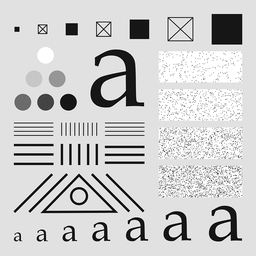
#> input picture images/testpattern1024.bmp, 256 x 256 px, shrunk from 1024 x 1024 before the run
$ python 04-03.py
#> lines starting #> are read from the running program, lines starting #| are printed output that depends on the picture
### projects/Project 04-03/fft2d.py
"""
Copyright (C) 2025 Fu Tszkok

:module: fft2d
:function: The function package from Project 04-01 Two-Dimensional Fast Fourier Transform
:author: Fu Tszkok
:date: 2025-02-01
:license: AGPLv3 + Additional Restrictions (Non-Commercial Use)

This code is licensed under GNU Affero General Public License v3 (AGPLv3) with additional terms.
- Commercial use prohibited (including but not limited to sale, integration into commercial products)
- Academic use requires clear attribution in code comments or documentation

Full AGPLv3 text available in LICENSE file or at <https://www.gnu.org/licenses/agpl-3.0.html>
"""

import bilinear
import numpy as np


def fft2d(image, filter_func=None, parameters=None):
    """Performs a 2D Fast Fourier Transform on an image.
    :param image: Input grayscale image (NumPy array).
    :param filter_func: An optional function to apply a filter in the frequency domain.
    :param parameters: Optional parameters for the filter function.
    :return: A tuple containing the processed image and the frequency spectrum.
    """
    row, col = image.shape

    # Check if image dimensions are a power of 2 for efficient FFT computation.
    # If not, pad the image to the next largest power of 2 using bilinear interpolation.
    if (row & (row - 1)) != 0 or (col & (col - 1)) != 0:
        row = 2 ** np.ceil(np.log2(row)).astype(int)
        col = 2 ** np.ceil(np.log2(col)).astype(int)
        image = bilinear.bilinear_interpolation(image, row, col)

    # Shift the zero-frequency component to the center of the spectrum by
    # multiplying the image by (-1)^(x+y).
    for i in range(row):
        for j in range(col):
            image[i, j] = image[i, j] * ((-1) ** (i + j))

    # Perform the 2D Fast Fourier Transform.
    f_transform = np.fft.fft2(image)

    # Apply the optional filter in the frequency domain.
    if filter_func is not None:
        filter = filter_func(f_transform, parameters)  # Get the filter mask from the function.
        # Element-wise multiplication of the transform with the filter.
        for i in range(row):
            for j in range(col):
                f_transform[i, j] = filter[i, j] * f_transform[i, j]

    # Perform the inverse 2D Fast Fourier Transform.
    f_inv_transform = np.fft.ifft2(f_transform)

    # Reconstruct the image by shifting the zero-frequency component back
    # and taking the real part of the complex result.
    result = np.zeros((row, col))
    for i in range(row):
        for j in range(col):
            result[i, j] = np.real(f_inv_transform[i, j]) * ((-1) ** (i + j))
    result = np.float64(result)

    # The frequency spectrum is the magnitude of the FFT result.
    spectrum = f_transform

    return result, spectrum

### projects/Project 04-03/04-03.py
"""
Copyright (C) 2025 Fu Tszkok

:module: Project 04-03
:function: Lowpass Filtering
:author: Fu Tszkok
:date: 2025-02-01
:license: AGPLv3 + Additional Restrictions (Non-Commercial Use)

This code is licensed under GNU Affero General Public License v3 (AGPLv3) with additional terms.
- Commercial use prohibited (including but not limited to sale, integration into commercial products)
- Academic use requires clear attribution in code comments or documentation

Full AGPLv3 text available in LICENSE file or at <https://www.gnu.org/licenses/agpl-3.0.html>
"""

import copy
import fft2d
import cv2 as cv
import numpy as np
import matplotlib.pyplot as plt


def gaussian_lowpass(image, D0):
    """Generates a Gaussian lowpass filter kernel for the frequency domain.
    :param image: The input image (used to determine filter dimensions).
    :param D0: The cutoff frequency, where the filter's magnitude is 0.607 of its maximum value.
    :return: A 2D NumPy array representing the Gaussian filter kernel.
    """
    row, col = image.shape
    # Determine the center of the frequency spectrum.
    u0, v0 = row // 2, col // 2
    H = np.zeros((row, col))

    for i in range(row):
        for j in range(col):
            # Calculate the Euclidean distance from the center of the spectrum.
            D = np.sqrt((i - u0) ** 2 + (j - v0) ** 2)
            # Apply the Gaussian filter formula.
            H[i, j] = np.exp(-(D ** 2) / (2 * D0 ** 2))
    return H


# Load the grayscale image and convert it to float64 for numerical stability.
image = cv.imread('../../images/testpattern1024.bmp', cv.IMREAD_GRAYSCALE)
#> image is the input picture: shape (256, 256); min 0, max 255, mean 204.1
image = np.array(image, dtype=np.float64)

# Display the original image.
plt.axis('off')
plt.imshow(image, cmap='gray')
plt.title('Original Image')
plt.show()

# Define a list of cutoff frequencies to demonstrate the filter's effect.
D0_values = [5, 15, 30, 80, 230]

# Iterate through each cutoff frequency, apply the filter, and display the result.
for D0 in D0_values:
    # Use copy.deepcopy to ensure the original image is not modified in the loop.
    # The `fft2d` function is called with the Gaussian filter and the current D0.
    result, _ = fft2d.fft2d(copy.deepcopy(image), gaussian_lowpass, D0)

    # Display the filtered image.
    plt.axis('off')
    plt.imshow(result, cmap='gray')
    plt.title(f'Gaussian Filter Result (D$_0$={D0})')
    plt.show()
#> this loop made 5 passes
#> pass 1, in fft2d, `filter = filter_func(f_transform, parameters)`:
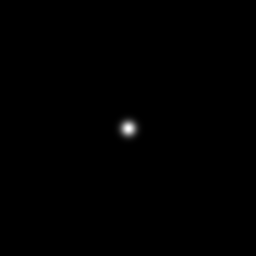
#> filter: shape (256, 256) float64; min 2.4e-285, max 1, mean 0.0024
#> pass 1, `result, _ = fft2d.fft2d(copy.deepcopy(image), gaussian_lowpass, D0)`:
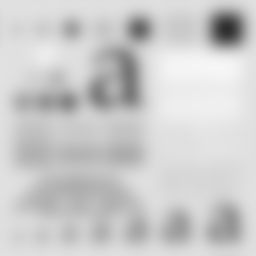
#> result: shape (256, 256) float64; min 46.32, max 246.4, mean 204.1
#> pass 2, in fft2d (call 2), `filter = filter_func(f_transform, parameters)`:
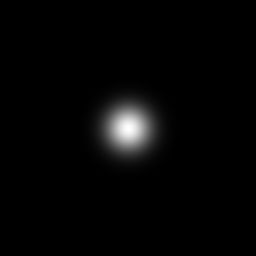
#> filter: shape (256, 256) float64; min 2.37e-32, max 1, mean 0.0216
#> pass 2, `result, _ = fft2d.fft2d(copy.deepcopy(image), gaussian_lowpass, D0)`:
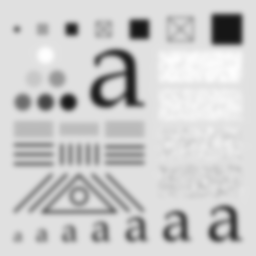
#> result: shape (256, 256) float64; min 22.22, max 254.7, mean 204.1
